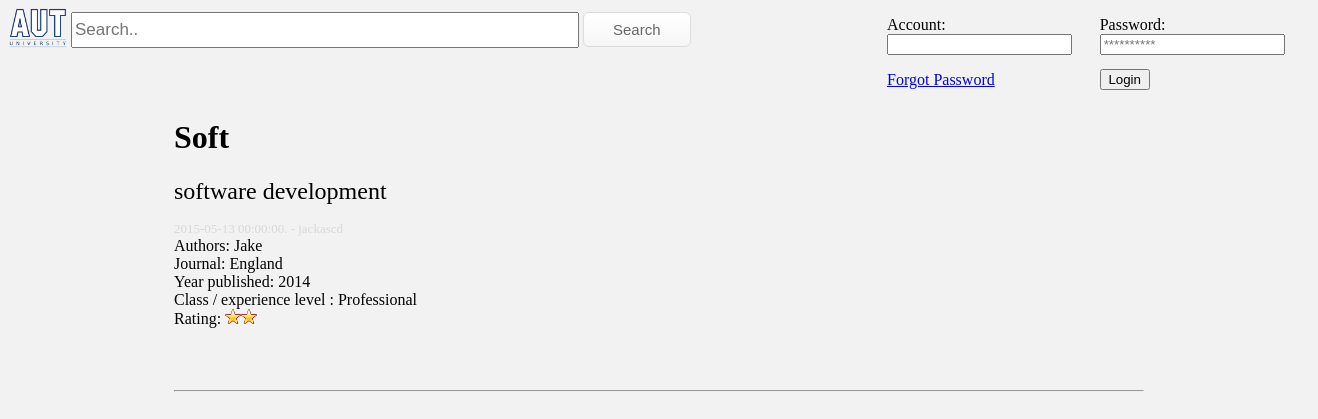
Screenshot of /openfile.php?p_id=3 with the database file from the repository.
### tables this page shows
CREATE TABLE IF NOT EXISTS `paper_table` (
  `paper_name` varchar(100) NOT NULL,
`paper_id` int(11) NOT NULL,
  `author` varchar(100) DEFAULT NULL,
  `paper_title` varchar(20) DEFAULT NULL,
  `year` varchar(10) DEFAULT NULL,
  `class_experience_level` varchar(20) DEFAULT NULL,
  `paper_upload_date` varchar(20) DEFAULT NULL,
  `username` varchar(20) DEFAULT NULL,
  `status` varchar(2) DEFAULT NULL COMMENT '0 mean reject,1 mean accept  2 mean hold',
  `rating` int(11) NOT NULL,
  `paper_journal` varchar(100) NOT NULL
);

### searchopen.php (the view, shortened to what this page needs)
<?php
function getpaper($paperid) {
    require_once('config/sqlaccess.inc.php');
    $conn = new mysqli($servername, $username, $password, $dbname);
    $sql_search = "SELECT * FROM paper_table WHERE paper_id = $paperid ";
    $result = $conn->query($sql_search);
    if (mysqli_num_rows($result) > 0) {
        while ($row = mysqli_fetch_assoc($result)) {
            $rating_level = $row["rating"];
            $usern = $row["username"];
            $paper_journal = $row['paper_journal'];
            $paper_name = $row["paper_name"];
            $author = $row["author"];
            $paper_title = $row["paper_title"];
            $year = $row["year"];
            $class_experience_level = $row["class_experience_level"];
            $paper_upload_date = $row["paper_upload_date"];
            echo "<h1>$paper_title</h1>";
            echo "<p><font size='5'>$paper_name</font></p>";
            echo "<font size='2' color='#D8D8D8'>$paper_upload_date - $usern</font><br>";
            echo "Authors: $author </br>";
            echo "Journal: $paper_journal</br>";
            echo "Year published: $year<br>";
            echo "Class / experience level : $class_experience_level<br>";
            echo "Rating: ";
            rating_start($rating_level);
            echo "<br><br><br>";
            echo "<br>";
            echo "<hr>";
        }
    }
}
function rating_start($ratingstart) {
    for ($x = 0; $x < $ratingstart; $x++) {
         echo "<img src='images/rating.png' height='15'>";
    }
}
?>

### style.css (style rules this page uses)
body { background-image: url("");background-repeat:repeat-x;background-size: 20px; background-color:#f2f2f2 }
.loginbtn { width: 50px }
td, th { padding: 6px; //border: 1px solid captiontext; text-align: left; }

### rows the page displays
paper_table: paper_title "Soft", paper_name "software development", paper_upload_date "2015-05-13 00:00:00.", username "jackascd", author "Jake", paper_journal "England", year "2014", class_experience_level "Professional", rating 2 (drawn)
